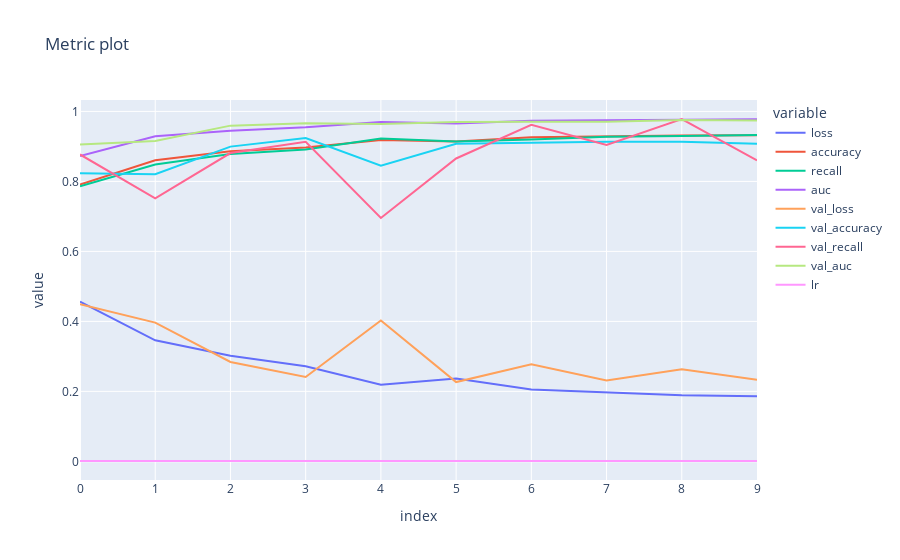

Notebook code for this chart:
### Code cell
history=model.history.history
px.line(history,title="Metric plot")

### Figure 1 — Plotly figure (JSON) as saved in the notebook; plotly's stock layout.template omitted (floating-point values rounded to 4 significant figures)
{"data": [{"hovertemplate": "variable=loss<br>index=%{x}<br>value=%{y}<extra></extra>", "legendgroup": "loss", "line": {"color": "#636efa", "dash": "solid"}, "marker": {"symbol": "circle"}, "mode": "lines", "name": "loss", "orientation": "v", "showlegend": true, "type": "scatter", "x": [0, 1, 2, 3, 4, 5, 6, 7, 8, 9], "xaxis": "x", "y": [0.4564, 0.346, 0.3015, 0.2718, 0.2191, 0.2366, 0.2051, 0.1978, 0.1889, 0.1857], "yaxis": "y"}, {"hovertemplate": "variable=accuracy<br>index=%{x}<br>value=%{y}<extra></extra>", "legendgroup": "accuracy", "line": {"color": "#EF553B", "dash": "solid"}, "marker": {"symbol": "circle"}, "mode": "lines", "name": "accuracy", "orientation": "v", "showlegend": true, "type": "scatter", "x": [0, 1, 2, 3, 4, 5, 6, 7, 8, 9], "xaxis": "x", "y": [0.7914, 0.8605, 0.886, 0.897, 0.9183, 0.9141, 0.9261, 0.9288, 0.9315, 0.9318], "yaxis": "y"}, {"hovertemplate": "variable=recall<br>index=%{x}<br>value=%{y}<extra></extra>", "legendgroup": "recall", "line": {"color": "#00cc96", "dash": "solid"}, "marker": {"symbol": "circle"}, "mode": "lines", "name": "recall", "orientation": "v", "showlegend": true, "type": "scatter", "x": [0, 1, 2, 3, 4, 5, 6, 7, 8, 9], "xaxis": "x", "y": [0.7862, 0.8482, 0.8782, 0.8909, 0.9225, 0.9137, 0.9199, 0.928, 0.93, 0.9327], "yaxis": "y"}, {"hovertemplate": "variable=auc<br>index=%{x}<br>value=%{y}<extra></extra>", "legendgroup": "auc", "line": {"color": "#ab63fa", "dash": "solid"}, "marker": {"symbol": "circle"}, "mode": "lines", "name": "auc", "orientation": "v", "showlegend": true, "type": "scatter", "x": [0, 1, 2, 3, 4, 5, 6, 7, 8, 9], "xaxis": "x", "y": [0.8725, 0.9288, 0.9446, 0.9545, 0.9699, 0.9657, 0.9736, 0.9749, 0.9772, 0.9779], "yaxis": "y"}, {"hovertemplate": "variable=val_loss<br>index=%{x}<br>value=%{y}<extra></extra>", "legendgroup": "val_loss", "line": {"color": "#FFA15A", "dash": "solid"}, "marker": {"symbol": "circle"}, "mode": "lines", "name": "val_loss", "orientation": "v", "showlegend": true, "type": "scatter", "x": [0, 1, 2, 3, 4, 5, 6, 7, 8, 9], "xaxis": "x", "y": [0.4491, 0.3964, 0.2841, 0.241, 0.4024, 0.2265, 0.2773, 0.2309, 0.2634, 0.2329], "yaxis": "y"}, {"hovertemplate": "variable=val_accuracy<br>index=%{x}<br>value=%{y}<extra></extra>", "legendgroup": "val_accuracy", "line": {"color": "#19d3f3", "dash": "solid"}, "marker": {"symbol": "circle"}, "mode": "lines", "name": "val_accuracy", "orientation": "v", "showlegend": true, "type": "scatter", "x": [0, 1, 2, 3, 4, 5, 6, 7, 8, 9], "xaxis": "x", "y": [0.8234, 0.8207, 0.8995, 0.9239, 0.8451, 0.9076, 0.9103, 0.913, 0.913, 0.9076], "yaxis": "y"}, {"hovertemplate": "variable=val_recall<br>index=%{x}<br>value=%{y}<extra></extra>", "legendgroup": "val_recall", "line": {"color": "#FF6692", "dash": "solid"}, "marker": {"symbol": "circle"}, "mode": "lines", "name": "val_recall", "orientation": "v", "showlegend": true, "type": "scatter", "x": [0, 1, 2, 3, 4, 5, 6, 7, 8, 9], "xaxis": "x", "y": [0.877, 0.7514, 0.8811, 0.913, 0.6957, 0.8656, 0.962, 0.9043, 0.9784, 0.8602], "yaxis": "y"}, {"hovertemplate": "variable=val_auc<br>index=%{x}<br>value=%{y}<extra></extra>", "legendgroup": "val_auc", "line": {"color": "#B6E880", "dash": "solid"}, "marker": {"symbol": "circle"}, "mode": "lines", "name": "val_auc", "orientation": "v", "showlegend": true, "type": "scatter", "x": [0, 1, 2, 3, 4, 5, 6, 7, 8, 9], "xaxis": "x", "y": [0.9057, 0.9154, 0.9594, 0.9665, 0.9642, 0.9696, 0.9704, 0.9708, 0.9752, 0.9738], "yaxis": "y"}, {"hovertemplate": "variable=lr<br>index=%{x}<br>value=%{y}<extra></extra>", "legendgroup": "lr", "line": {"color": "#FF97FF", "dash": "solid"}, "marker": {"symbol": "circle"}, "mode": "lines", "name": "lr", "orientation": "v", "showlegend": true, "type": "scatter", "x": [0, 1, 2, 3, 4, 5, 6, 7, 8, 9], "xaxis": "x", "y": [0.001, 0.001, 0.001, 0.001, 0.001, 0.001, 0.001, 0.001, 0.001, 0.001], "yaxis": "y"}], "layout": {"legend": {"title": {"text": "variable"}, "tracegroupgap": 0}, "title": {"text": "Metric plot"}, "xaxis": {"anchor": "y", "domain": [0, 1], "title": {"text": "index"}}, "yaxis": {"anchor": "x", "domain": [0, 1], "title": {"text": "value"}}}}
